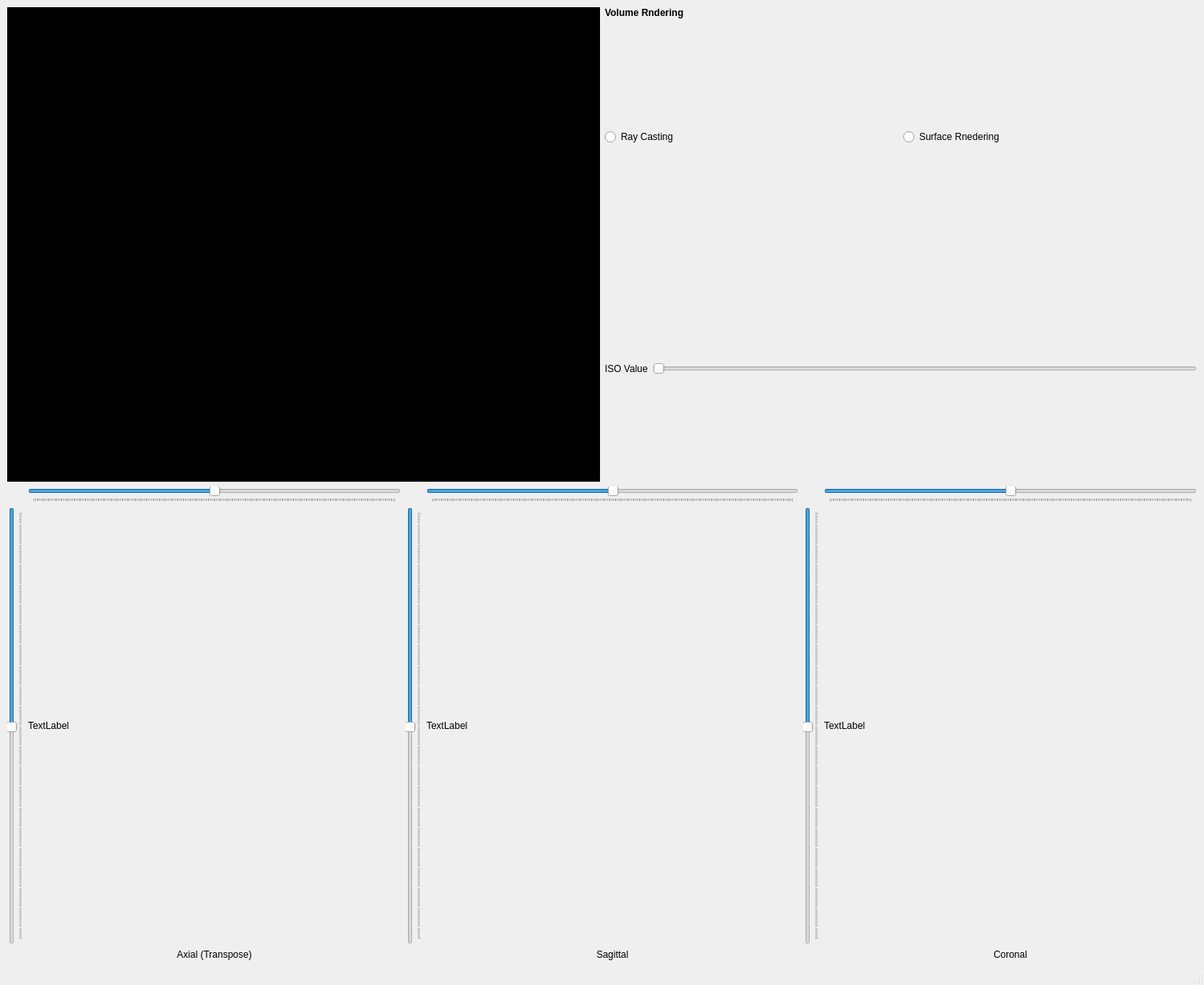
<?xml version="1.0" encoding="UTF-8"?>
<ui version="4.0">
 <class>MainWindow</class>
 <widget class="QMainWindow" name="MainWindow">
  <property name="geometry">
   <rect>
    <x>0</x>
    <y>0</y>
    <width>1505</width>
    <height>1231</height>
   </rect>
  </property>
  <property name="windowTitle">
   <string>MainWindow</string>
  </property>
  <widget class="QWidget" name="centralwidget">
   <layout class="QGridLayout" name="gridLayout">
    <item row="0" column="0">
     <widget class="QWidget" name="vol_render_widgt" native="true">
      <property name="sizePolicy">
       <sizepolicy hsizetype="Expanding" vsizetype="Expanding">
        <horstretch>0</horstretch>
        <verstretch>0</verstretch>
       </sizepolicy>
      </property>
      <property name="styleSheet">
       <string notr="true">background-color: rgb(0, 0, 0);</string>
      </property>
     </widget>
    </item>
    <item row="0" column="1">
     <layout class="QVBoxLayout" name="verticalLayout">
      <item>
       <widget class="QLabel" name="label">
        <property name="sizePolicy">
         <sizepolicy hsizetype="Preferred" vsizetype="Fixed">
          <horstretch>0</horstretch>
          <verstretch>0</verstretch>
         </sizepolicy>
        </property>
        <property name="font">
         <font>
          <bold>true</bold>
         </font>
        </property>
        <property name="text">
         <string>Volume Rndering</string>
        </property>
       </widget>
      </item>
      <item>
       <layout class="QHBoxLayout" name="horizontalLayout_2">
        <item>
         <widget class="QRadioButton" name="ray_btn">
          <property name="text">
           <string>Ray Casting</string>
          </property>
         </widget>
        </item>
        <item>
         <widget class="QRadioButton" name="surface_btn">
          <property name="sizePolicy">
           <sizepolicy hsizetype="Minimum" vsizetype="Expanding">
            <horstretch>0</horstretch>
            <verstretch>0</verstretch>
           </sizepolicy>
          </property>
          <property name="text">
           <string>Surface Rnedering</string>
          </property>
         </widget>
        </item>
       </layout>
      </item>
      <item>
       <layout class="QHBoxLayout" name="horizontalLayout_3">
        <item>
         <widget class="QLabel" name="iso_val_lbl">
          <property name="sizePolicy">
           <sizepolicy hsizetype="Preferred" vsizetype="Expanding">
            <horstretch>0</horstretch>
            <verstretch>0</verstretch>
           </sizepolicy>
          </property>
          <property name="text">
           <string>ISO Value</string>
          </property>
         </widget>
        </item>
        <item>
         <widget class="QSlider" name="iso_slider">
          <property name="orientation">
           <enum>Qt::Horizontal</enum>
          </property>
         </widget>
        </item>
       </layout>
      </item>
     </layout>
    </item>
    <item row="1" column="0" colspan="2">
     <layout class="QHBoxLayout" name="horizontalLayout_5">
      <item>
       <layout class="QGridLayout" name="axialGrid">
        <item row="1" column="1">
         <layout class="QVBoxLayout" name="axial_vBox">
          <property name="spacing">
           <number>6</number>
          </property>
          <item>
           <layout class="QHBoxLayout" name="axial_hBox">
            <item>
             <widget class="QLabel" name="sagittal_widget">
              <property name="sizePolicy">
               <sizepolicy hsizetype="Preferred" vsizetype="Expanding">
                <horstretch>0</horstretch>
                <verstretch>0</verstretch>
               </sizepolicy>
              </property>
              <property name="text">
               <string>TextLabel</string>
              </property>
             </widget>
            </item>
           </layout>
          </item>
         </layout>
        </item>
        <item row="1" column="0">
         <widget class="QSlider" name="axial_vSlider">
          <property name="enabled">
           <bool>true</bool>
          </property>
          <property name="sizePolicy">
           <sizepolicy hsizetype="Fixed" vsizetype="Preferred">
            <horstretch>0</horstretch>
            <verstretch>0</verstretch>
           </sizepolicy>
          </property>
          <property name="minimumSize">
           <size>
            <width>0</width>
            <height>1</height>
           </size>
          </property>
          <property name="cursor">
           <cursorShape>SplitVCursor</cursorShape>
          </property>
          <property name="focusPolicy">
           <enum>Qt::NoFocus</enum>
          </property>
          <property name="layoutDirection">
           <enum>Qt::LeftToRight</enum>
          </property>
          <property name="maximum">
           <number>255</number>
          </property>
          <property name="pageStep">
           <number>9</number>
          </property>
          <property name="value">
           <number>128</number>
          </property>
          <property name="sliderPosition">
           <number>128</number>
          </property>
          <property name="tracking">
           <bool>true</bool>
          </property>
          <property name="orientation">
           <enum>Qt::Vertical</enum>
          </property>
          <property name="invertedAppearance">
           <bool>true</bool>
          </property>
          <property name="invertedControls">
           <bool>false</bool>
          </property>
          <property name="tickPosition">
           <enum>QSlider::TicksBelow</enum>
          </property>
          <property name="tickInterval">
           <number>1</number>
          </property>
         </widget>
        </item>
        <item row="0" column="1">
         <widget class="QSlider" name="axial_hSlider">
          <property name="sizePolicy">
           <sizepolicy hsizetype="Expanding" vsizetype="Fixed">
            <horstretch>0</horstretch>
            <verstretch>0</verstretch>
           </sizepolicy>
          </property>
          <property name="minimumSize">
           <size>
            <width>1</width>
            <height>0</height>
           </size>
          </property>
          <property name="cursor">
           <cursorShape>SplitHCursor</cursorShape>
          </property>
          <property name="focusPolicy">
           <enum>Qt::NoFocus</enum>
          </property>
          <property name="styleSheet">
           <string notr="true"/>
          </property>
          <property name="maximum">
           <number>255</number>
          </property>
          <property name="value">
           <number>128</number>
          </property>
          <property name="tracking">
           <bool>true</bool>
          </property>
          <property name="orientation">
           <enum>Qt::Horizontal</enum>
          </property>
          <property name="invertedAppearance">
           <bool>false</bool>
          </property>
          <property name="tickPosition">
           <enum>QSlider::TicksBelow</enum>
          </property>
          <property name="tickInterval">
           <number>1</number>
          </property>
         </widget>
        </item>
        <item row="2" column="1">
         <widget class="QLabel" name="label_2">
          <property name="sizePolicy">
           <sizepolicy hsizetype="Expanding" vsizetype="Preferred">
            <horstretch>0</horstretch>
            <verstretch>0</verstretch>
           </sizepolicy>
          </property>
          <property name="text">
           <string>Axial (Transpose)</string>
          </property>
          <property name="alignment">
           <set>Qt::AlignCenter</set>
          </property>
         </widget>
        </item>
       </layout>
      </item>
      <item>
       <layout class="QGridLayout" name="saggitalGrid">
        <item row="0" column="1">
         <widget class="QSlider" name="sagittal_hSlider">
          <property name="sizePolicy">
           <sizepolicy hsizetype="Expanding" vsizetype="Fixed">
            <horstretch>0</horstretch>
            <verstretch>0</verstretch>
           </sizepolicy>
          </property>
          <property name="minimumSize">
           <size>
            <width>1</width>
            <height>0</height>
           </size>
          </property>
          <property name="cursor">
           <cursorShape>SplitHCursor</cursorShape>
          </property>
          <property name="focusPolicy">
           <enum>Qt::NoFocus</enum>
          </property>
          <property name="styleSheet">
           <string notr="true"/>
          </property>
          <property name="maximum">
           <number>255</number>
          </property>
          <property name="value">
           <number>128</number>
          </property>
          <property name="tracking">
           <bool>true</bool>
          </property>
          <property name="orientation">
           <enum>Qt::Horizontal</enum>
          </property>
          <property name="invertedAppearance">
           <bool>false</bool>
          </property>
          <property name="tickPosition">
           <enum>QSlider::TicksBelow</enum>
          </property>
          <property name="tickInterval">
           <number>1</number>
          </property>
         </widget>
        </item>
        <item row="1" column="0">
         <widget class="QSlider" name="sagittal_vSlider">
          <property name="enabled">
           <bool>true</bool>
          </property>
          <property name="sizePolicy">
           <sizepolicy hsizetype="Fixed" vsizetype="Preferred">
            <horstretch>0</horstretch>
            <verstretch>0</verstretch>
           </sizepolicy>
          </property>
          <property name="minimumSize">
           <size>
            <width>0</width>
            <height>1</height>
           </size>
          </property>
          <property name="cursor">
           <cursorShape>SplitVCursor</cursorShape>
          </property>
          <property name="focusPolicy">
           <enum>Qt::NoFocus</enum>
          </property>
          <property name="layoutDirection">
           <enum>Qt::LeftToRight</enum>
          </property>
          <property name="maximum">
           <number>255</number>
          </property>
          <property name="pageStep">
           <number>9</number>
          </property>
          <property name="value">
           <number>128</number>
          </property>
          <property name="sliderPosition">
           <number>128</number>
          </property>
          <property name="tracking">
           <bool>true</bool>
          </property>
          <property name="orientation">
           <enum>Qt::Vertical</enum>
          </property>
          <property name="invertedAppearance">
           <bool>true</bool>
          </property>
          <property name="invertedControls">
           <bool>false</bool>
          </property>
          <property name="tickPosition">
           <enum>QSlider::TicksBelow</enum>
          </property>
          <property name="tickInterval">
           <number>1</number>
          </property>
         </widget>
        </item>
        <item row="2" column="1">
         <widget class="QLabel" name="label_3">
          <property name="sizePolicy">
           <sizepolicy hsizetype="Expanding" vsizetype="Preferred">
            <horstretch>0</horstretch>
            <verstretch>0</verstretch>
           </sizepolicy>
          </property>
          <property name="text">
           <string>Sagittal</string>
          </property>
          <property name="alignment">
           <set>Qt::AlignCenter</set>
          </property>
         </widget>
        </item>
        <item row="1" column="1">
         <layout class="QVBoxLayout" name="saggital_vBox">
          <item>
           <layout class="QHBoxLayout" name="saggital_hBox">
            <item>
             <widget class="QLabel" name="axial_widget">
              <property name="sizePolicy">
               <sizepolicy hsizetype="Preferred" vsizetype="Expanding">
                <horstretch>0</horstretch>
                <verstretch>0</verstretch>
               </sizepolicy>
              </property>
              <property name="text">
               <string>TextLabel</string>
              </property>
             </widget>
            </item>
           </layout>
          </item>
         </layout>
        </item>
       </layout>
      </item>
      <item>
       <layout class="QGridLayout" name="coronalGrid">
        <item row="0" column="1">
         <widget class="QSlider" name="coronal_hSlider">
          <property name="sizePolicy">
           <sizepolicy hsizetype="Expanding" vsizetype="Fixed">
            <horstretch>0</horstretch>
            <verstretch>0</verstretch>
           </sizepolicy>
          </property>
          <property name="minimumSize">
           <size>
            <width>1</width>
            <height>0</height>
           </size>
          </property>
          <property name="cursor">
           <cursorShape>SplitHCursor</cursorShape>
          </property>
          <property name="focusPolicy">
           <enum>Qt::NoFocus</enum>
          </property>
          <property name="styleSheet">
           <string notr="true"/>
          </property>
          <property name="maximum">
           <number>255</number>
          </property>
          <property name="value">
           <number>128</number>
          </property>
          <property name="tracking">
           <bool>true</bool>
          </property>
          <property name="orientation">
           <enum>Qt::Horizontal</enum>
          </property>
          <property name="invertedAppearance">
           <bool>false</bool>
          </property>
          <property name="tickPosition">
           <enum>QSlider::TicksBelow</enum>
          </property>
          <property name="tickInterval">
           <number>1</number>
          </property>
         </widget>
        </item>
        <item row="1" column="0">
         <widget class="QSlider" name="coronal_vSlider">
          <property name="enabled">
           <bool>true</bool>
          </property>
          <property name="sizePolicy">
           <sizepolicy hsizetype="Fixed" vsizetype="Preferred">
            <horstretch>0</horstretch>
            <verstretch>0</verstretch>
           </sizepolicy>
          </property>
          <property name="minimumSize">
           <size>
            <width>0</width>
            <height>1</height>
           </size>
          </property>
          <property name="cursor">
           <cursorShape>SplitVCursor</cursorShape>
          </property>
          <property name="focusPolicy">
           <enum>Qt::NoFocus</enum>
          </property>
          <property name="layoutDirection">
           <enum>Qt::LeftToRight</enum>
          </property>
          <property name="maximum">
           <number>255</number>
          </property>
          <property name="pageStep">
           <number>9</number>
          </property>
          <property name="value">
           <number>128</number>
          </property>
          <property name="sliderPosition">
           <number>128</number>
          </property>
          <property name="tracking">
           <bool>true</bool>
          </property>
          <property name="orientation">
           <enum>Qt::Vertical</enum>
          </property>
          <property name="invertedAppearance">
           <bool>true</bool>
          </property>
          <property name="invertedControls">
           <bool>false</bool>
          </property>
          <property name="tickPosition">
           <enum>QSlider::TicksBelow</enum>
          </property>
          <property name="tickInterval">
           <number>1</number>
          </property>
         </widget>
        </item>
        <item row="2" column="1">
         <widget class="QLabel" name="label_4">
          <property name="sizePolicy">
           <sizepolicy hsizetype="Expanding" vsizetype="Preferred">
            <horstretch>0</horstretch>
            <verstretch>0</verstretch>
           </sizepolicy>
          </property>
          <property name="text">
           <string>Coronal</string>
          </property>
          <property name="alignment">
           <set>Qt::AlignCenter</set>
          </property>
         </widget>
        </item>
        <item row="1" column="1">
         <layout class="QVBoxLayout" name="coronal_vBox">
          <item>
           <layout class="QHBoxLayout" name="coronal_hBox">
            <item>
             <widget class="QLabel" name="coronal_widget">
              <property name="sizePolicy">
               <sizepolicy hsizetype="Preferred" vsizetype="Expanding">
                <horstretch>0</horstretch>
                <verstretch>0</verstretch>
               </sizepolicy>
              </property>
              <property name="text">
               <string>TextLabel</string>
              </property>
             </widget>
            </item>
           </layout>
          </item>
         </layout>
        </item>
       </layout>
      </item>
     </layout>
    </item>
   </layout>
  </widget>
  <widget class="QMenuBar" name="menubar">
   <property name="geometry">
    <rect>
     <x>0</x>
     <y>0</y>
     <width>1505</width>
     <height>22</height>
    </rect>
   </property>
  </widget>
  <widget class="QStatusBar" name="statusbar"/>
 </widget>
 <resources/>
 <connections/>
</ui>
